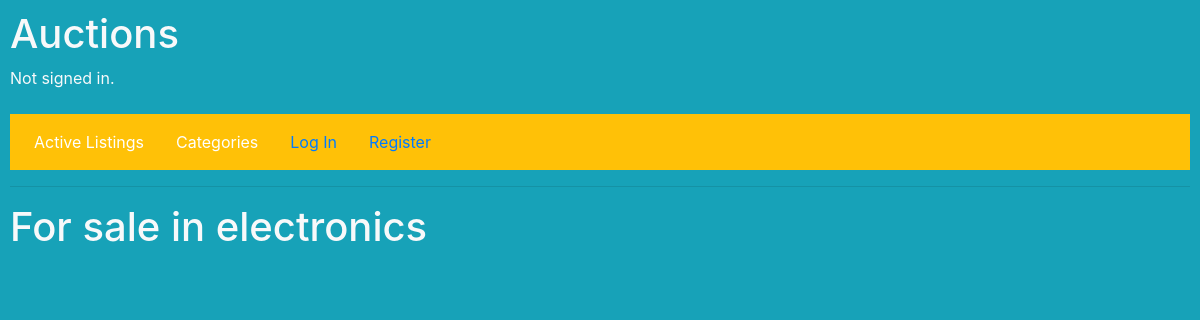
The app's page /categories/electronics, older data.
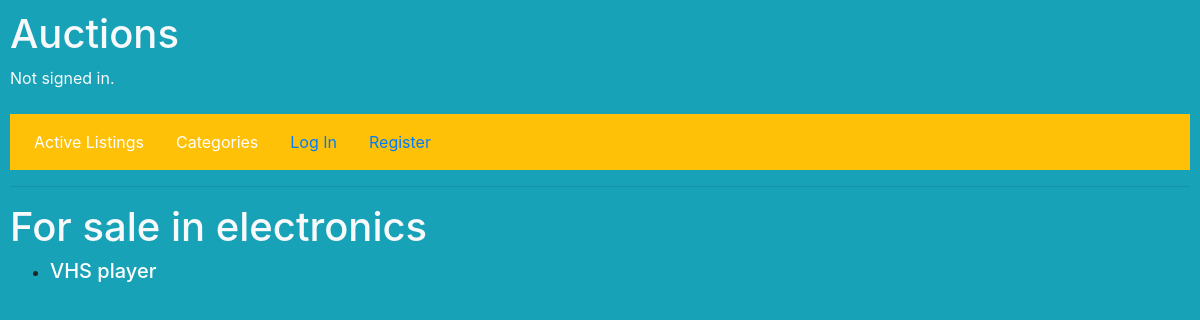
The same page, newer data.
### auctions/models.py (models this page shows, shortened)
class AuctionListing(models.Model):
    title = models.CharField(max_length=64)
    description = models.TextField()
    price = models.DecimalField(max_digits=10, decimal_places=2)
    photo = models.URLField()
    category = models.CharField(max_length=64)
    owner = models.ForeignKey(User, on_delete=models.CASCADE, related_name="owned_listings")
    active = models.BooleanField(default=True)

### auctions/views.py (the view)
# urls.py: path("categories/<path:categoryName>", views.categoryPage, name="categoryPage")
def categoryPage(request, categoryName):
    categoryItems = AuctionListing.objects.filter(category=categoryName, active=True)
    if request.method == "GET":
        return render(request, "auctions/category.html", {
            "categoryItems": categoryItems,
            "categoryName": categoryName
        })

### auctions/templates/auctions/category.html
{% extends "auctions/layout.html" %}
{% block body %}
    <h1 class="text-light">For sale in {{ categoryName }}</h1>
    <ul>
    {% for category in categoryItems %}
    {% if category.active == True %}
    <li><h5> <a href="{% url 'listing' category.id %}" style="text-decoration: none; color: white">{{ category.title }}</a> </h5></li>
    {% endif %}
    {% endfor %}
    </ul>
{% endblock %}

### auctions/templates/auctions/layout.html (shortened to what this page needs)
{% load static %}
<!DOCTYPE html>
<html lang="en">
    <head>
        <link
            rel="stylesheet"
            href="https://stackpath.bootstrapcdn.com/bootstrap/4.4.1/css/bootstrap.min.css"
        >
        <link href="{% static 'auctions/styles.css' %}" rel="stylesheet">
    </head>
    <body class="bg-info">
    <h1 class="text-light">Auctions</h1>
        <div class="text-light">
            {% if user.is_authenticated %}
                Signed in as <strong>{{ user.username }}</strong>.
            {% else %}
                Not signed in.
            {% endif %}
        </div>
        <ul class="nav mt-4 p-2 bg-warning text-light">
            <li class="nav-item">
                <a class="nav-link text-white" href="{% url 'index' %}">Active Listings</a>
            </li>
            <li class="nav-item">
                <a class="nav-link text-white" href="{% url 'categoriesPage' %}">Categories</a>
            </li>
            {% if user.is_authenticated %}
                <li class="nav-item">
                    <a class="nav-link text-white" href="{% url 'watchlistPage' %}">My Watchlist</a>
                </li>
                <li class="nav-item">
                    <a class="nav-link text-white" href="{% url 'postListing' %}">Create Listing</a>
                </li>
                <li class="nav-item">
                    <a class="nav-link text-white" href="{% url 'logout' %}">Log Out</a>
                </li>
            {% else %}
                <li class="nav-item">
                    <a class="nav-link" href="{% url 'login' %}">Log In</a>
                </li>
                <li class="nav-item">
                    <a class="nav-link" href="{% url 'register' %}">Register</a>
                </li>
            {% endif %}
        </ul>
        <hr>
        {% block body %}
        {% endblock %}
    </body>
</html>

### auctions/static/auctions/styles.css (style rules this page uses)
body { padding: 10px; }

Row changes from the older to the newer data that the page shows:
added AuctionListing: category "electronics", title "VHS player"
Text that changed along with them:
{{ categoryName }}: "electronics" → (not shown)
